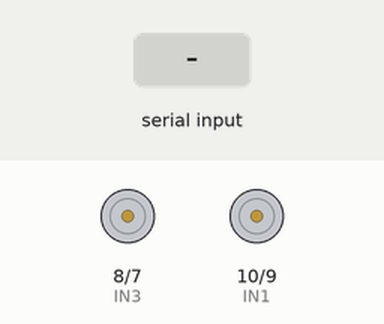
Recording of a sketch running on a simulated Arduino Uno, built with avr-gcc and run on an emulated ATmega328P. Shown: motor-driver pin pairs drawn as motors (green arrow = first pin HIGH = forward, orange = second pin HIGH = backward, longer = more drive). The inputs (shaded band) are chosen by the test bench.

Above: at 1.2 s.
1.3 s: "F" received over Serial
At 2.3 s:
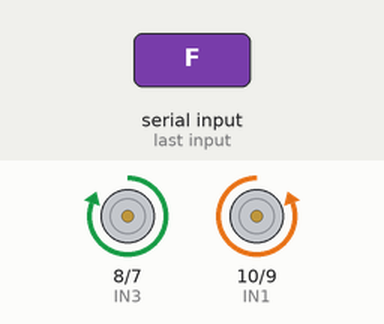
2.8 s: "B" received over Serial
At 3.5 s:
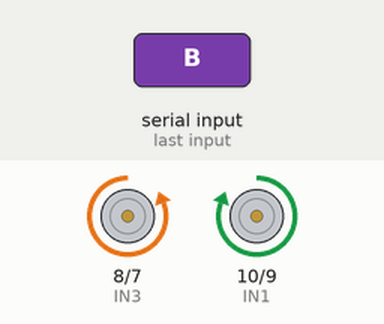
4.3 s: "R" received over Serial
At 4.6 s:
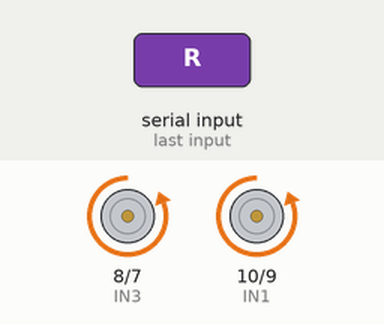
5.8 s: "L" received over Serial
At 7.0 s:
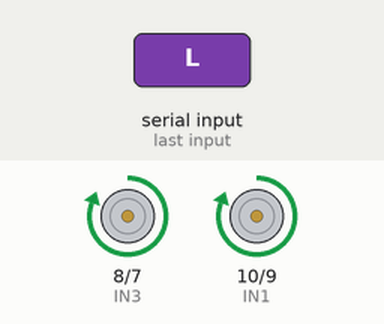
7.3 s: "S" received over Serial
At 8.1 s:
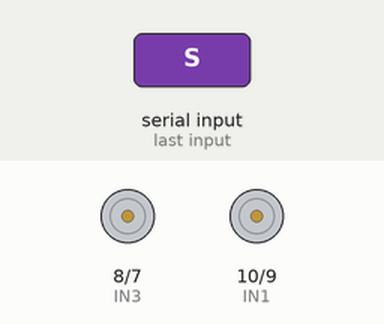
8.8 s: "I" received over Serial
At 9.2 s:
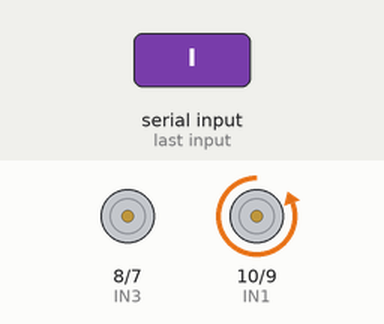
Timing chart, 0 to 11.3 s (numbered marks = the images above; inputs shaded):
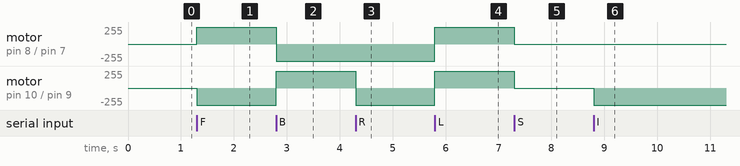

The sketch:

codigo1robotfut.ino
```cpp
// Conexiones puente h
//motor 1_izquierdo
int IN1=10; // enmascaro al pin 10 con el nombre de IN1
int IN2=9; // enmascaro al pin 9 con el nombre de IN2

//motor 2_derecho
int IN3=8; // enmascaro al pin 8 con el nombre de IN3
int IN4=7; // enmascaro al pin 7 con el nombre de IN4

char command = 'S';      // creo la variable de lectura del bluetooth y la inicializo en 'S'

void setup()
{
  Serial.begin(9600); // inicio el puerto serial para la comunicación con el bluetooth
  pinMode(IN1, OUTPUT); // configuro el pin donde conecte IN1 como salida
  pinMode(IN2, OUTPUT); // configuro el pin donde conecte IN2 como salida
  pinMode(IN3, OUTPUT); // configuro el pin donde conecte IN3 como salida
  pinMode(IN4, OUTPUT); // configuro el pin donde conecte IN4 como salida
}

void loop(){

if (Serial.available()>0) {         // leo el puerto serial

command=Serial.read(); // si hay un dato lo cargo en la variable commanddato

if (command== 'F') // si recibo 'F' voy hacia adelante
{
//giro motor 1 sentido anti horario
digitalWrite(IN1,LOW); //envió 0V al pin donde conecte IN1
digitalWrite(IN2,HIGH); //envió 5V al pin donde conecte IN2
//giro motor 2 sentido horario
digitalWrite(IN3,HIGH); //envió 5V al pin donde conecte IN3
digitalWrite(IN4,LOW); //envió 0V al pin donde conecte IN4

}

if (command== 'B') // si recibo 'B' voy hacia atras
{
//giro motor 1 sentido horario
digitalWrite(IN1,HIGH); //envió 5V al pin donde conecte IN1
digitalWrite(IN2,LOW); //envió 0V al pin donde conecte IN2
//giro motor 2 sentido antihorario
digitalWrite(IN3,LOW); //envió 0V al pin donde conecte IN3
digitalWrite(IN4,HIGH); //envió 5V al pin donde conecte IN4

}

if (command== 'R') // si recibo 'R' voy a la derecha con ambas ruedas
{
//giro motor 1 sentido anti horario
digitalWrite(IN1,LOW); //envió 0V al pin donde conecte IN1
digitalWrite(IN2,HIGH); //envió 5V al pin donde conecte IN2
//giro motor 2 sentido antihorario
digitalWrite(IN3,LOW); //envió 0V al pin donde conecte IN3
digitalWrite(IN4,HIGH); //envió 5V al pin donde conecte IN4
}

if (command== 'L') // si recibo 'L' voy a la izquierda con ambas ruedas
{
//giro motor 1 sentido horario
digitalWrite(IN1,HIGH); //envió 5V al pin donde conecte IN1
digitalWrite(IN2,LOW); //envió 0V al pin donde conecte IN2
//giro motor 2 sentido horario
digitalWrite(IN3,HIGH); //envió 5V al pin donde conecte IN3
digitalWrite(IN4,LOW); //envió 0V al pin donde conecte IN4
}

if (command== 'S') // si recibo 'S' me detengo
{
//motor 1 DETENIDO
digitalWrite(IN1,LOW); //envió 0V al pin donde conecte IN1
digitalWrite(IN2,LOW); //envió 0V al pin donde conecte IN2
//motor 2 DETENIDO
digitalWrite(IN3,LOW); //envió 0V al pin donde conecte IN3
digitalWrite(IN4,LOW); //envío 0V al pin donde conecte IN4
}

if (command== 'I') // si recibo 'I' voy a la derecha con una rueda
{
//giro motor 1 sentido anti horario
digitalWrite(IN1,LOW); //envió 0V al pin donde conecte IN1
digitalWrite(IN2,HIGH); //envió 5V al pin donde conecte IN2
}

if (command== 'G') // si recibo 'G' voy a la izquierda con una rueda
{
//giro motor 2 sentido horario
digitalWrite(IN3,HIGH); //envió 5V al pin donde conecte IN3
digitalWrite(IN4,LOW); //envió 0V al pin donde conecte IN4
delay(100);// demora de 100 milisegundos
}

}

}
```

RobotBT.h
```cpp
#ifndef ROBOTBT_H
#define ROBOTBT_H

#include <Arduino.h>
#include <SoftwareSerial.h>

/// @brief Clase que representa un robot controlado a distancia mediante Bluetooth.
class RobotBT {
private:
    // Atributos
    SoftwareSerial* bluetooth; ///< Comunicación Bluetooth.
    const int motorSpeed; ///< Velocidad de los motores.

    const int rxPin; ///< Pin RX para la comunicación Bluetooth.
    const int txPin; ///< Pin TX para la comunicación Bluetooth.
    const int buzzerPin; ///< Pin del buzzer.
    const int motorRightPin1; ///< Pin de control 1 del motor derecho.
    const int motorRightPin2; ///< Pin de control 2 del motor derecho.
    const int motorLeftPin1; ///< Pin de control 1 del motor izquierdo.
    const int motorLeftPin2; ///< Pin de control 2 del motor izquierdo.

public:
    // Métodos
    /// @brief Constructor de la clase inicializa el BT con un Baudrate, HC05 38400, HC06 9600. Y envía "AT".
    /// @param rxPin PIN Arduino que recibe la señal del Tx del BT.
    /// @param txPin PIN Arduino que envía la señal al Rx del BT.
    /// @param buzzerPin PIN Arduino que envía la señal para el Buzzer.
    /// @param motorSpeed Velocidad de los motores.
    /// @param motorRightPin1 Pin de control 1 del motor derecho PWM.
    /// @param motorRightPin2 Pin de control 2 del motor derecho PWM.
    /// @param motorLeftPin1 Pin de control 1 del motor izquierdo PWM.
    /// @param motorLeftPin2 Pin de control 2 del motor izquierdo PWM.
    RobotBT(    int rxPin, int txPin, int buzzerPin, int motorSpeed,
                int motorRightPin1, int motorRightPin2,
                int motorLeftPin1, int motorLeftPin2, int baudRate = 9600
            );

    /// @brief Obtiene el valor de 'datos' recibido por el BT.
    char receiveData();

    /// @brief Limpia los datos de entrada del BT.
    void clearBluetooth();

    /// @brief Envía un comando AT al BT y escribe la respuesta en SERIAL
    void sendATCommand(const String &command);

    /// @brief Reproduce una nota en el buzzer.
    /// @param note Nota a reproducir (frecuencia en Hz).
    /// @param duration Duración de la nota (en milisegundos).
    void playTone(int note, int duration);

    /// @brief Mueve el robot hacia adelante.
    void moveForward();

    /// @brief Mueve el robot hacia atrás.
    void moveBackward();

    /// @brief Gira el robot hacia la izquierda.
    void turnLeft();

    /// @brief Gira el robot hacia la derecha.
    void turnRight();

    /// @brief Detiene todos los motores del robot.
    void stopMotors();

    /// @brief Gira el robot rápidamente hacia la izquierda.
    void turnLeftFast();

    /// @brief Gira el robot rápidamente hacia la derecha.
    void turnRightFast();
};

#endif
```

robot.cpp
```cpp
#include "RobotBT.h"
#include <Arduino.h>
#include <SoftwareSerial.h>

// Constructor de la clase inicializa el BT con un Baudrate, HC05 38400, HC06 9600. Y envía "AT".
RobotBT::RobotBT(int rx, int tx, int buzzer, int speed,
                 int motorRight1, int motorRight2,
                 int motorLeft1, int motorLeft2, int baudRate = 9600)
    : rxPin(rx), txPin(tx), buzzerPin(buzzer), motorSpeed(speed),
      motorRightPin1(motorRight1), motorRightPin2(motorRight2),
      motorLeftPin1(motorLeft1), motorLeftPin2(motorLeft2)
{
    bluetooth = new SoftwareSerial(rx, tx);
    bluetooth->begin(baudRate);
    delay(100);
    sendATCommand("AT");

    pinMode(motorRight1, OUTPUT);
    pinMode(motorRight2, OUTPUT);
    pinMode(motorLeft1, OUTPUT);
    pinMode(motorLeft2, OUTPUT);
    pinMode(buzzer, OUTPUT);

    analogWrite(motorRight1, 0);
    analogWrite(motorRight2, 0);
    analogWrite(motorLeft1, 0);
    analogWrite(motorLeft2, 0);
}

// Reproduce una nota en el buzzer.
void RobotBT::playTone(int note, int duration) {
    tone(buzzerPin, note, duration);
    delay(duration * 1.30);
    noTone(buzzerPin);
}

// Obtiene el valor de 'datos' recibido por el BT.
char RobotBT::receiveData() {
    if (bluetooth->available()) {
        return (char)bluetooth->read();  // Devolver el dato leído
    }
    return '\0';  // Devolver null character si no hay datos disponibles
}

// Envía un comando AT al BT y escribe la respuesta en SERIAL
void RobotBT::sendATCommand(const String &command) {
    bluetooth->println(command);
    delay(100);  // Esperar respuesta

    while (bluetooth->available()) {
        char c = bluetooth->read();
        Serial.write(c);  // Mostrar respuesta en el monitor serie
    }
}

// Limpia los datos de entrada del BT.
void RobotBT::clearBluetooth() {
    while (bluetooth->available()) {
        char c = bluetooth->read();
        Serial.write(c);  // Mostrar respuesta en el monitor serie
    }
}

// Mueve el robot hacia adelante.
void RobotBT::moveForward() {
    analogWrite(motorRightPin1, motorSpeed);
    analogWrite(motorRightPin2, 0);
    analogWrite(motorLeftPin1, motorSpeed);
    analogWrite(motorLeftPin2, 0);
}

// Mueve el robot hacia atrás.
void RobotBT::moveBackward() {
    analogWrite(motorRightPin1, 0);
    analogWrite(motorRightPin2, motorSpeed);
    analogWrite(motorLeftPin1, 0);
    analogWrite(motorLeftPin2, motorSpeed);
}

// Gira el robot hacia la izquierda.
void RobotBT::turnLeft() {
    analogWrite(motorRightPin1, motorSpeed);
    analogWrite(motorRightPin2, 0);
    analogWrite(motorLeftPin1, 0);
    analogWrite(motorLeftPin2, 0);
}

// Gira el robot hacia la derecha.
void RobotBT::turnRight() {
    analogWrite(motorRightPin1, 0);
    analogWrite(motorRightPin2, 0);
    analogWrite(motorLeftPin1, motorSpeed);
    analogWrite(motorLeftPin2, 0);
}

// Detiene todos los motores del robot.
void RobotBT::stopMotors() {
    analogWrite(motorRightPin1, 0);
    analogWrite(motorRightPin2, 0);
    analogWrite(motorLeftPin1, 0);
    analogWrite(motorLeftPin2, 0);
}

// Gira el robot rápidamente hacia la derecha.
void RobotBT::turnRightFast() {
    analogWrite(motorRightPin1, 0);
    analogWrite(motorRightPin2, motorSpeed);
    analogWrite(motorLeftPin1, motorSpeed);
    analogWrite(motorLeftPin2, 0);
}

// Gira el robot rápidamente hacia la izquierda.
void RobotBT::turnLeftFast() {
    analogWrite(motorRightPin1, motorSpeed);
    analogWrite(motorRightPin2, 0);
    analogWrite(motorLeftPin1, 0);
    analogWrite(motorLeftPin2, motorSpeed);
}
```

Measured:
- after the input at 1.3 s, motor on pin 8 (IN3) / pin 7 (IN4): stopped → forward 255/255 at once; motor on pin 10 (IN1) / pin 9 (IN2): stopped → backward 255/255 at once
- after the input at 2.8 s, motor on pin 8 (IN3) / pin 7 (IN4): forward 255/255 → backward 255/255 at once; motor on pin 10 (IN1) / pin 9 (IN2): backward 255/255 → forward 255/255 at once
- after the input at 4.3 s, motor on pin 10 (IN1) / pin 9 (IN2): forward 255/255 → backward 255/255 at once
- after the input at 5.8 s, motor on pin 8 (IN3) / pin 7 (IN4), motor on pin 10 (IN1) / pin 9 (IN2): backward 255/255 → forward 255/255 at once
- after the input at 7.3 s, motor on pin 8 (IN3) / pin 7 (IN4), motor on pin 10 (IN1) / pin 9 (IN2): forward 255/255 → stopped at once
- after the input at 8.8 s, motor on pin 10 (IN1) / pin 9 (IN2): stopped → backward 255/255 at once
